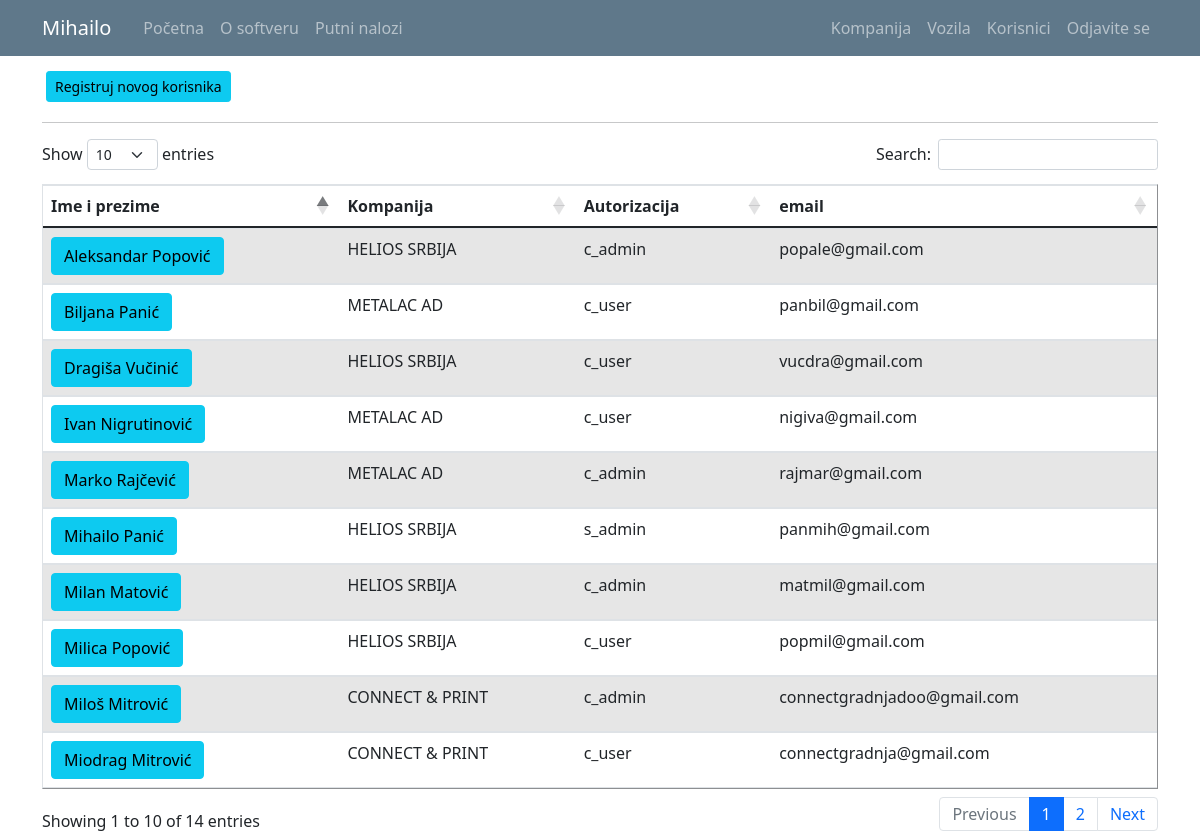
/user_list (signed in), run on an earlier commit of the app's database.
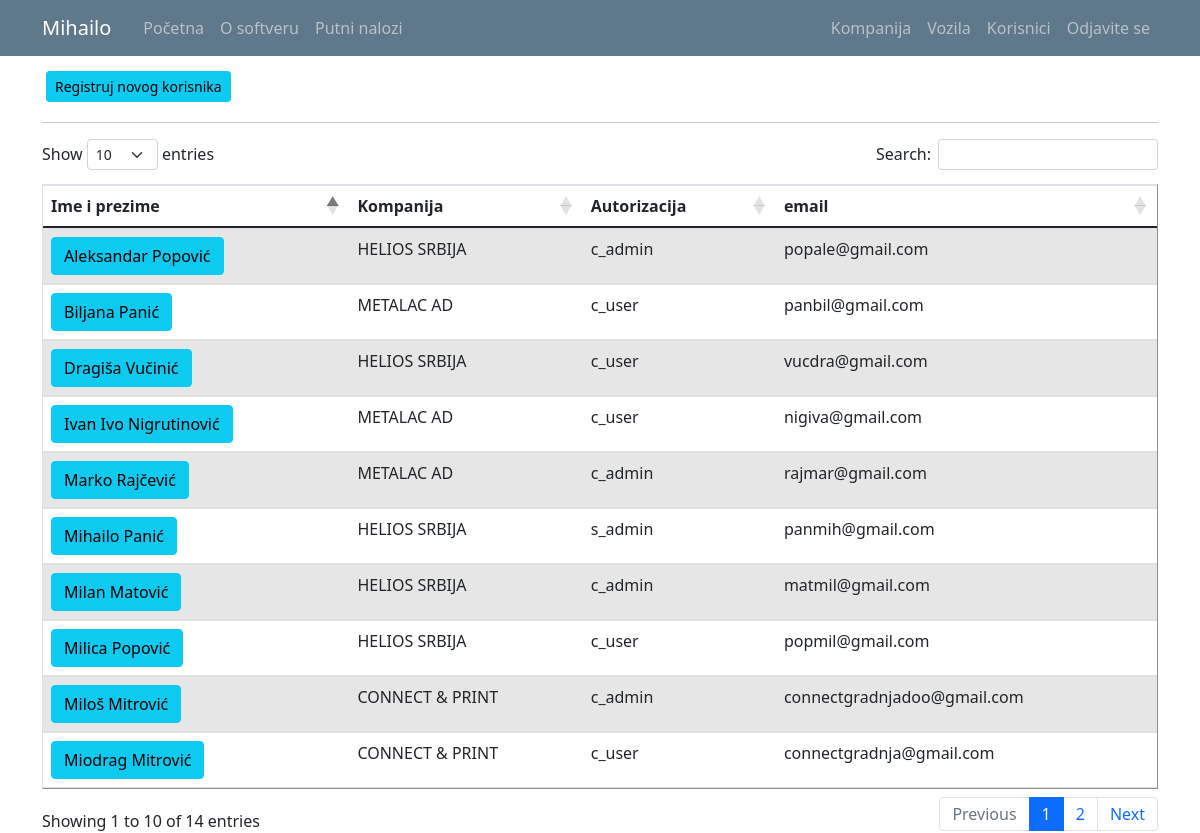
And on a later commit of the database.
### putninalozi/models.py (models this page shows, shortened)
class User(db.Model, UserMixin):
    id = db.Column(db.Integer, primary_key=True)
    email = db.Column(db.String(120), unique=True, nullable=False)
    password = db.Column(db.String(60), nullable = False)
    name = db.Column(db.String(20), unique=False, nullable=False)
    surname = db.Column(db.String(20), unique=False, nullable=False)
    gender = db.Column(db.String(1)) #(0, "srednji"), (1, "muški"), (2, "ženski")
    workplace = db.Column(db.String(20), unique=False, nullable=False)
    authorization = db.Column(db.String(10), nullable = False) # ovde treba da budu tipovi korisnika: S_admin, C_admin, C_user
    company_id = db.Column(db.Integer, db.ForeignKey('company.id'), nullable=True)
    default_vehicle = db.Column(db.Integer) #kod radnika koji imaju svoj auto, da bude podrazumevana vrednost id tog vozila
    travelwarrants = db.relationship('TravelWarrant', backref='travelwarrant_user', lazy=True)

class Company(db.Model):
    id = db.Column(db.Integer, primary_key=True)
    companyname = db.Column(db.String(20), unique=True, nullable=False)
    company_address = db.Column(db.String(20), unique=False, nullable=False)
    company_address_number = db.Column(db.Integer, nullable=False)
    company_zip_code = db.Column(db.Integer, nullable=False)
    company_city = db.Column(db.String(20), unique=False, nullable=False)
    company_state = db.Column(db.String(20), unique=False, nullable=False)
    company_pib = db.Column(db.Integer, nullable=False)
    company_mb = db.Column(db.Integer, nullable=False)
    company_site = db.Column(db.String(20), unique=True, nullable=False) #vidi imali neki model tipa db.Link()
    company_mail = db.Column(db.String(120), unique=True, nullable=False)
    company_phone = db.Column(db.Integer, nullable=False)
    company_logo = db.Column(db.String(60), nullable=False)
    cashier_email = db.Column(db.String(120), unique=True, nullable=False) #mejl blagajnika koji će se koristiti kada se zatvrori nalog da pošalje pdf sa preračunatim računima i potrebnoj uplati
    CEO = db.Column(db.String(120), nullable=False) #ime i prezime direkora (osobe) koji odobrava putovanje, akontaciju ...
    users = db.relationship('User', backref='user_company', lazy=True)
    vehicles = db.relationship('Vehicle', backref='vehicle_company', lazy=True)
    travelwarrants = db.relationship('TravelWarrant', backref='travelwarrant_company', lazy=True)

### putninalozi/users/routes.py (the view)
@users.route("/user_list")
def user_list():
    if not current_user.is_authenticated:
        flash('Da bi ste pristupili ovoj stranici treba da budete ulogovani.', 'danger')
        return redirect(url_for('users.login'))
    users = User.query.all()
    return render_template('user_list.html', title='Users', users=users)

### putninalozi/models.py (called while the page is built)
@login_manager.user_loader
def load_user(user_id):
    return User.query.get(int(user_id))

### putninalozi/templates/user_list.html (shortened to what this page needs)
{% extends "layout.html" %}
{% block content %}
{% if current_user.authorization != 'c_user' %}
  <a class="btn btn-info btn-sm m-1" href="{{ url_for('users.register_u') }}">Registruj novog korisnika</a>
{% endif %}
<hr>
<table id="data" border="1" class="table table-striped">
  {% if current_user.authorization == 's_admin' %}
    <thead>
      <tr id="header">
        <th>Ime i prezime</th>
        <th>Kompanija</th>
        <th>Autorizacija</th>
        <th>email</th>
      </tr>
    </thead>
    <tbody>
      {% for user in users %}
        <tr>
          <td> <a class="mr-2 btn btn-info" href="{{ url_for('users.user_profile', user_id=user.id) }}" title="Uređivanje Korisnika">{{ user.name }} {{ user.surname }}</a> </td>
          <td>{{ user.user_company.companyname }}</td>
          <td>{{ user.authorization }}</td>
          <td>{{ user.email }}</td>
        </tr>
      {% endfor %}
    </tbody>
  {% endif %}
</table>
{% endblock %}

What changed in the data, as far as the page shows it:
changed User "Nigrutinović": name "Ivan" → "Ivan Ivo"
